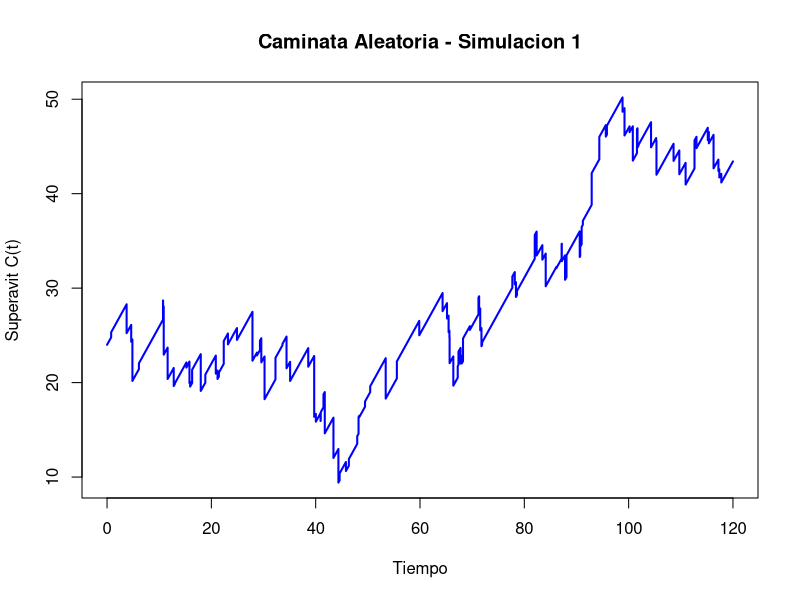
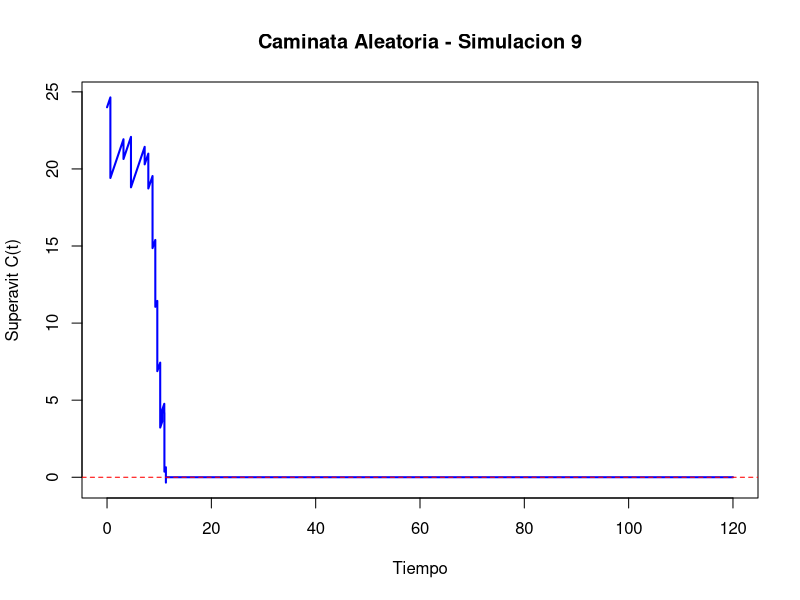

R code for these plots, in order: (Note: a time limit stopped this script after it produced the figures.)
set.seed(89)  # para reproducibilidad

### MODELO ###

# PARTE I: Explorar distribuciones de tamano de siniestros
# Gamma

## Parametros generales del modelo
u <- 24 # capital inicial
c <- 1 # tasa de ingreso de primas por unidad de tiempo
Tmax <- 120 # tiempo total a simular
nsim <- 10000 # Numero de simulaciones para Monte Carlo

## Parametros de frecuencia
# Parametros de la distribucion de arribos de siniestros (Exponencial)
lambda <- 0.6
# Parametros de la distribucion de arribos de inyecciones (Exponencial)
lambda_2 <- 0.3

## Parametros de tamano
# Parametros de la distribucion de tamanos de siniestros (Gamma)
alpha <- 2
sigma <- 1
# Parametros de la distribucion de tamanos de inyecciones (Gamma)
alpha_2 <- 2
sigma_2 <- 0.6

### Monte Carlo ###

## Condiciones iniciales
contador_ruinas <- 0 # Contador de ruinas
contador_no_ruinas <- 0 # Contador de no-ruinas
tiempos_ruina <- numeric() # Tiempos de ruinas
utilidades <- numeric(nsim) # Utilidades
graficado_ruina <- FALSE
graficado_no_ruina <- FALSE

## Simulaciones
for (i in 1:nsim) {
  
  ## Tiempos de arribo de los siniestros
  arribos_brutos_sin <- cumsum(rexp(n = Tmax * lambda * 2, rate = lambda))
  if (tail(arribos_brutos_sin, 1) < Tmax) {
    warning("No se generaron suficientes eventos para cubrir hasta Tmax. Aumentar n.")
  }
  arribos_sin <- arribos_brutos_sin[arribos_brutos_sin <= Tmax]
  n_sin <- length(arribos_sin)
  
  ## Tiempos de arribo de las inyecciones
  arribos_brutos_iny <- cumsum(rexp(n = Tmax * lambda_2 * 2, rate = lambda_2))
  if (tail(arribos_brutos_iny, 1) < Tmax) {
    warning("No se generaron suficientes eventos para cubrir hasta Tmax. Aumentar n.")
  }
  arribos_iny <- arribos_brutos_iny[arribos_brutos_iny <= Tmax]
  n_iny <- length(arribos_iny)
  
  ## Tamanos de los siniestros
  siniestros <- rgamma(n_sin, shape = alpha, scale = sigma)
  
  ## Tamanos de las inyecciones
  inyecciones <- rgamma(n_iny, shape = alpha_2, scale = sigma_2)
  
  ### PROCESO DE SUPERAVIT ###
  
  ## Malla temporal
  malla_temp <- seq(0, Tmax, by = 0.001)
  Ct <- numeric(length(malla_temp))
  sin_index <- 1
  acumulados_sin <- 0
  iny_index <- 1
  acumulados_iny <- 0
  ruina_ocurrida <- FALSE
  tiempo_ruina <- NA
  
  for (j in seq_along(malla_temp)) {
    t <- malla_temp[j]
    
    ## Suma siniestros que ya ocurrieron hasta t
    while (sin_index <= n_sin && arribos_sin[sin_index] <= t) {
      acumulados_sin <- acumulados_sin + siniestros[sin_index]
      sin_index <- sin_index + 1
    }
    
    ## Suma inyecciones que ya ocurrieron hasta t
    while (iny_index <= n_iny && arribos_iny[iny_index] <= t) {
      acumulados_iny <- acumulados_iny + inyecciones[iny_index]
      iny_index <- iny_index + 1
    }
    
    ## Calculamos el superavit
    Ct[j] <- u + c * t - acumulados_sin + acumulados_iny
    
    ## Verificamos si hubo ruina
    if (!ruina_ocurrida && Ct[j] < 0) {
      ruina_ocurrida <- TRUE
      tiempo_ruina <- t
      break  # podemos salir del bucle si ya hay ruina
    }
  }
  
  ## Calculamos las utilidades (si hubo)
  t_final <- if (ruina_ocurrida) tiempo_ruina else Tmax # Tiempo final efectivo
  prima_total <- c * t_final # Prima acumulada hasta ese momento
  utilidades[i] <- prima_total - acumulados_sin # Utilidad (no incluye inyecciones, solo primas - siniestros)
  
  ## Almacenamos los datos de ruina (si hubo) o no-ruina
  if (ruina_ocurrida) {
    contador_ruinas <- contador_ruinas + 1
    tiempos_ruina <- c(tiempos_ruina, tiempo_ruina)
  }
  if (!ruina_ocurrida) {
    contador_no_ruinas <- contador_no_ruinas + 1
  }
  
  ## Graficamos la primera no-ruina
  if (!ruina_ocurrida && !graficado_no_ruina) {
    plot(malla_temp, Ct, type = "l", lwd = 2, col = "blue",
         xlab = "Tiempo", ylab = "Superavit C(t)",
         main = paste0("Caminata Aleatoria - Simulacion ", i))
    abline(h = 0, col = "red", lty = 2)
    graficado_no_ruina <- TRUE
  }
  
  ## Graficamos la primera ruina
  if (ruina_ocurrida && !graficado_ruina) {
    plot(malla_temp, Ct, type = "l", lwd = 2, col = "blue",
         xlab = "Tiempo", ylab = "Superavit C(t)",
         main = paste0("Caminata Aleatoria - Simulacion ", i))
    abline(h = 0, col = "red", lty = 2)
    graficado_ruina <- TRUE
  }
}

### Resultados ###

## Calculamos los resultados de las simulaciones Monte Carlo
prob_ruina <- contador_ruinas / nsim
tiempo_prom_ruina <- ifelse(length(tiempos_ruina) > 0, mean(tiempos_ruina), NA)

## Calculamos el Intervalo de confianza
z <- 1.96  # valor z para 95 por ciento
se <- sqrt(prob_ruina * (1 - prob_ruina) / nsim)  # error estandar
ic_inf <- prob_ruina - z * se
ic_sup <- prob_ruina + z * se
# Nota: 90 por ciento z = 1.645, 95 por ciento z = 1.96, 99 por ciento z = 2.576

### Resumen ###

## Cuadro Resumen
cat("Probabilidad estimada de ruina:", round(prob_ruina, 4), "\n")
cat("Intervalo de confianza al 95 por ciento: [", round(ic_inf, 4), ",", round(ic_sup, 4), "]\n")
cat("Tiempo promedio hasta la ruina (condicionado):", round(tiempo_prom_ruina, 4), "\n")
cat("Utilidad promedio:", round(mean(utilidades), 4), "\n")

## Graficas Resumen
if (length(tiempos_ruina) > 0) {
  hist(tiempos_ruina, breaks = 50, col = "lightblue",
       main = "Distribucion de los tiempos de ruina",
       xlab = "Tiempo de ruina", ylab = "Frecuencia")
}

hist(utilidades, breaks = 50, col = "lightgreen",
     main = "Distribucion de la utilidad (prima - siniestros)",
     xlab = "Utilidad", ylab = "Frecuencia")
